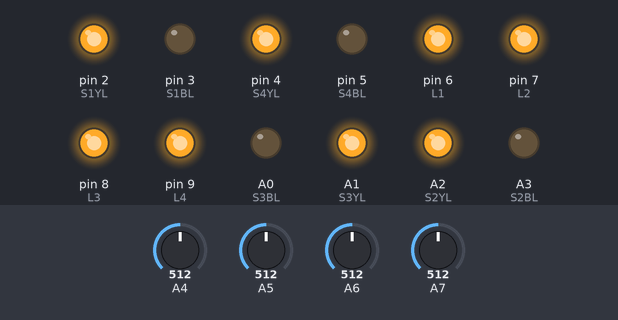
Bench run of a sketch on a simulated Arduino Nano, built with avr-gcc and run on an emulated ATmega328P. Parts: output pins drawn as LEDs (lit = HIGH). The test bench sets the inputs (shaded band); at power-on: A4 = 512, A5 = 512, A6 = 512, A7 = 512.

Above: at 0.1 s.
Timing chart, 0 to 1.6 s (numbered marks = the images above):
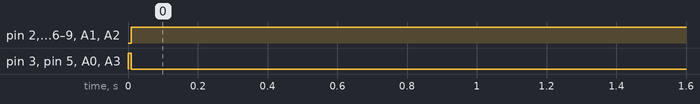

Measured:
- by itself, pin 2 (S1YL), pin 4 (S4YL), pin 6 (L1), pin 7 (L2), pin 8 (L3), pin 9 (L4), A1 (S3YL), A2 (S2YL): LOW → HIGH at 0.01 s
- by itself, pin 3 (S1BL), pin 5 (S4BL), A0 (S3BL), A3 (S2BL): HIGH → LOW at 0.01 s

The sketch:

HatchSwitch_DualColor.ino
```cpp
#include<SoftwareSerial.h>

SoftwareSerial wifi(11,12);

#define S1BL 3
#define S1YL 2
#define S2BL A3
#define S2YL A2
#define S4BL 5
#define S4YL 4
#define S3BL A0
#define S3YL A1
#define L1 6
#define L2 7
#define L3 8
#define L4 9

#define ID1 0xFA
#define ID2 0x20

#define delms 2


bool SW1,SW2,SW3,SW4;

bool h1,h2,h3,h4;

// the setup function runs once when you press reset or power the board
void setup() {
  // initialize digital pin LED_BUILTIN as an output.
  pinMode(S1BL, OUTPUT);
  pinMode(S2BL, OUTPUT);
  pinMode(S3BL, OUTPUT);
  pinMode(S4BL, OUTPUT);
  pinMode(S1YL, OUTPUT);
  pinMode(S2YL, OUTPUT);
  pinMode(S3YL, OUTPUT);
  pinMode(S4YL, OUTPUT);
  pinMode(L1, OUTPUT);
  pinMode(L2, OUTPUT);
  pinMode(L3, OUTPUT);
  pinMode(L4, OUTPUT);
  Serial.begin(9600);
  wifi.begin(38400);

  digitalWrite(S1BL,HIGH);
  digitalWrite(S2BL,HIGH);
  digitalWrite(S3BL,HIGH);
  digitalWrite(S4BL,HIGH);
  h1 = LOW;
  h2 = LOW;
  h3 = LOW;
  h4 = LOW;
  SW1 = LOW;
  SW2 = LOW;
  SW3 = LOW;
  SW4 = LOW;


}

// the loop function runs over and over again forever
void loop() {
  readwifibee();
  getInput();
  writeLED();
  writeOutput();

  wifi.println("Hello");
}

void readwifibee()
{
  byte inbuff[32];
  byte crc = 0x00;
  if(wifi.available()==13)
  {
    for(int i=0;i<=13;i++)
    {
      inbuff[i] = wifi.read();
    }


    if((inbuff[0] == 0xCC)&&(inbuff[1] == 0x77)&&(inbuff[2] == 0xCC)&&(inbuff[3] == 0x77)&&(inbuff[4] == ID1)&&(inbuff[5] == ID2))
    {
      for(int j=0;j<=13;j++)
      {
        crc ^= inbuff[j];
      }
      if((inbuff[6] == 0x06)&&(inbuff[7] == 0xAC)&&(inbuff[12] == crc))
      {

        //----------------------------SW1-------------------------//
        if(inbuff[8]== 0x01)
        {
          SW1 = HIGH;
        }
        else if(inbuff[8] == 0x00)
        {
          SW1 = LOW;
        }
        else
        {

        }
        //----------------------------SW2-------------------------//
        if(inbuff[9]== 0x01)
        {
          SW2 = HIGH;
        }
        else if(inbuff[9] == 0x00)
        {
          SW2 = LOW;
        }
        else
        {

        }

        //----------------------------SW3-------------------------//
        if(inbuff[10]== 0x01)
        {
          SW3 = HIGH;
        }
        else if(inbuff[10] == 0x00)
        {
          SW3 = LOW;
        }
        else
        {

        }

        //----------------------------SW4-------------------------//
        if(inbuff[11]== 0x01)
        {
          SW4 = HIGH;
        }
        else if(inbuff[11] == 0x00)
        {
          SW4 = LOW;
        }
        else
        {

        }

       ACK();

      }
      NAK();
    }

  }
}

void doCircle()
{

  digitalWrite(S1BL,LOW);
  digitalWrite(S1YL,HIGH);
  delay(50);
  digitalWrite(S1BL,HIGH);
  digitalWrite(S1YL,LOW);
  digitalWrite(S2BL,LOW);
  digitalWrite(S2YL,HIGH);
  delay(50);
  digitalWrite(S2BL,HIGH);
  digitalWrite(S2YL,LOW);
  digitalWrite(S3BL,LOW);
  digitalWrite(S3YL,HIGH);
  delay(50);
  digitalWrite(S3BL,HIGH);
  digitalWrite(S3YL,LOW);
  digitalWrite(S4BL,LOW);
  digitalWrite(S4YL,HIGH);
  delay(50);
  digitalWrite(S4BL,HIGH);
  digitalWrite(S4YL,LOW);

}

void getInput()
{
  int i1,i2,i3,i4;
  i1=analogRead(A4);
  delay(delms);
  i2=analogRead(A5);
  delay(delms);
  i3=analogRead(A6);
  delay(delms);
  i4=analogRead(A7);
  delay(delms);

  //-----------------------------H1----------------------------------//
  if(i1<=512)
  {
    if((h1==LOW)&&(SW1 == LOW))
    {
      SW1 = HIGH;
      h1 = HIGH;
    }
    else if((h1 == LOW)&&(SW1 == HIGH))
    {
      SW1 = LOW;
      h1 = HIGH;
    }

  }
  else
  {
    h1 = LOW;
  }

  //-----------------------------H2----------------------------------//
  if(i2<=512)
  {
    if((h2==LOW)&&(SW2 == LOW))
    {
      SW2 = HIGH;
      h2 = HIGH;
    }
    else if((h2 == LOW)&&(SW2 == HIGH))
    {
      SW2 = LOW;
      h2 = HIGH;
    }

  }
  else
  {
    h2 = LOW;
  }


  //-----------------------------H3----------------------------------//

  if(i3<=512)
  {
    if((h3==LOW)&&(SW3 == LOW))
    {
      SW3 = HIGH;
      h3 = HIGH;
    }
    else if((h3 == LOW)&&(SW3 == HIGH))
    {
      SW3 = LOW;
      h3 = HIGH;
    }

  }
  else
  {
    h3 = LOW;
  }


  //-----------------------------H4----------------------------------//
  if(i4<=512)
  {
    if((h4==LOW)&&(SW4 == LOW))
    {
      SW4 = HIGH;
      h4 = HIGH;
    }
    else if((h4 == LOW)&&(SW4 == HIGH))
    {
      SW4 = LOW;
      h4 = HIGH;
    }

  }
  else
  {
    h4 = LOW;
  }

}


void writeLED()
{
  //-----------------------SW1------------------------//
  if(SW1 == HIGH)
  {
    digitalWrite(S1BL,LOW);
    digitalWrite(S1YL,HIGH);
   }
   else
   {
    digitalWrite(S1BL,HIGH);
    digitalWrite(S1YL,LOW);
   }

   //-----------------------SW2------------------------//
   if(SW2 == HIGH)
  {
    digitalWrite(S2BL,LOW);
    digitalWrite(S2YL,HIGH);
   }
   else
   {
    digitalWrite(S2BL,HIGH);
    digitalWrite(S2YL,LOW);
   }

   //-----------------------SW3------------------------//
   if(SW3 == HIGH)
  {
    digitalWrite(S3BL,LOW);
    digitalWrite(S3YL,HIGH);
   }
   else
   {
    digitalWrite(S3BL,HIGH);
    digitalWrite(S3YL,LOW);
   }

   //-----------------------SW4------------------------//

   if(SW4 == HIGH)
  {
    digitalWrite(S4BL,LOW);
    digitalWrite(S4YL,HIGH);
   }
   else
   {
    digitalWrite(S4BL,HIGH);
    digitalWrite(S4YL,LOW);
   }


}

void writeOutput()
{
  digitalWrite(L1,SW1);
  digitalWrite(L2,SW2);
  digitalWrite(L3,SW3);
  digitalWrite(L4,SW4);
}

void ACK()
{
  wifi.write(0xCC);
  wifi.write(0x77);
  wifi.write(0xCC);
  wifi.write(0x77);
  wifi.write(0xDA);
  wifi.write(0xDA);
  wifi.write(0x02);
  wifi.write(0x0A);
  wifi.write(0x08);
}

void NAK()
{
  wifi.write(0xCC);
  wifi.write(0x77);
  wifi.write(0xCC);
  wifi.write(0x77);
  wifi.write(0xDA);
  wifi.write(0xDA);
  wifi.write(0x02);
  wifi.write(0x01);
  wifi.write(0x03);
}
```
